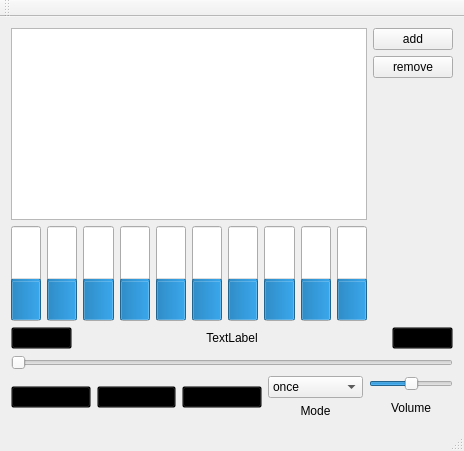
<?xml version="1.0" encoding="UTF-8"?>
<ui version="4.0">
 <class>Player</class>
 <widget class="QMainWindow" name="Player">
  <property name="geometry">
   <rect>
    <x>0</x>
    <y>0</y>
    <width>464</width>
    <height>451</height>
   </rect>
  </property>
  <property name="windowTitle">
   <string>Media Player</string>
  </property>
  <widget class="QWidget" name="centralWidget">
   <layout class="QGridLayout" name="gridLayout_6" rowstretch="6,1,2">
    <item row="0" column="0">
     <layout class="QGridLayout" name="gridLayout_4" rowstretch="1,5" columnstretch="5,1">
      <item row="0" column="0" rowspan="2">
       <layout class="QGridLayout" name="gridLayout_2">
        <item row="0" column="0">
         <widget class="QListWidget" name="listWidget">
          <property name="sizePolicy">
           <sizepolicy hsizetype="Expanding" vsizetype="Expanding">
            <horstretch>0</horstretch>
            <verstretch>0</verstretch>
           </sizepolicy>
          </property>
         </widget>
        </item>
        <item row="1" column="0">
         <layout class="QHBoxLayout" name="horizontalLayout" stretch="2,2,2,2,2,2,2,2,2,2">
          <item>
           <widget class="QProgressBar" name="spec63">
            <property name="sizePolicy">
             <sizepolicy hsizetype="Expanding" vsizetype="Expanding">
              <horstretch>0</horstretch>
              <verstretch>0</verstretch>
             </sizepolicy>
            </property>
            <property name="value">
             <number>40</number>
            </property>
            <property name="textVisible">
             <bool>false</bool>
            </property>
            <property name="orientation">
             <enum>Qt::Vertical</enum>
            </property>
           </widget>
          </item>
          <item>
           <widget class="QProgressBar" name="spec125">
            <property name="sizePolicy">
             <sizepolicy hsizetype="Expanding" vsizetype="Expanding">
              <horstretch>0</horstretch>
              <verstretch>0</verstretch>
             </sizepolicy>
            </property>
            <property name="value">
             <number>40</number>
            </property>
            <property name="textVisible">
             <bool>false</bool>
            </property>
            <property name="orientation">
             <enum>Qt::Vertical</enum>
            </property>
           </widget>
          </item>
          <item>
           <widget class="QProgressBar" name="spec250">
            <property name="sizePolicy">
             <sizepolicy hsizetype="Expanding" vsizetype="Expanding">
              <horstretch>0</horstretch>
              <verstretch>0</verstretch>
             </sizepolicy>
            </property>
            <property name="value">
             <number>40</number>
            </property>
            <property name="textVisible">
             <bool>false</bool>
            </property>
            <property name="orientation">
             <enum>Qt::Vertical</enum>
            </property>
           </widget>
          </item>
          <item>
           <widget class="QProgressBar" name="spec500">
            <property name="sizePolicy">
             <sizepolicy hsizetype="Expanding" vsizetype="Expanding">
              <horstretch>0</horstretch>
              <verstretch>0</verstretch>
             </sizepolicy>
            </property>
            <property name="value">
             <number>40</number>
            </property>
            <property name="textVisible">
             <bool>false</bool>
            </property>
            <property name="orientation">
             <enum>Qt::Vertical</enum>
            </property>
           </widget>
          </item>
          <item>
           <widget class="QProgressBar" name="spec1000">
            <property name="sizePolicy">
             <sizepolicy hsizetype="Expanding" vsizetype="Expanding">
              <horstretch>0</horstretch>
              <verstretch>0</verstretch>
             </sizepolicy>
            </property>
            <property name="value">
             <number>40</number>
            </property>
            <property name="textVisible">
             <bool>false</bool>
            </property>
            <property name="orientation">
             <enum>Qt::Vertical</enum>
            </property>
           </widget>
          </item>
          <item>
           <widget class="QProgressBar" name="spec2000">
            <property name="sizePolicy">
             <sizepolicy hsizetype="Expanding" vsizetype="Expanding">
              <horstretch>0</horstretch>
              <verstretch>0</verstretch>
             </sizepolicy>
            </property>
            <property name="value">
             <number>40</number>
            </property>
            <property name="textVisible">
             <bool>false</bool>
            </property>
            <property name="orientation">
             <enum>Qt::Vertical</enum>
            </property>
           </widget>
          </item>
          <item>
           <widget class="QProgressBar" name="spec4000">
            <property name="sizePolicy">
             <sizepolicy hsizetype="Expanding" vsizetype="Expanding">
              <horstretch>0</horstretch>
              <verstretch>0</verstretch>
             </sizepolicy>
            </property>
            <property name="value">
             <number>40</number>
            </property>
            <property name="textVisible">
             <bool>false</bool>
            </property>
            <property name="orientation">
             <enum>Qt::Vertical</enum>
            </property>
           </widget>
          </item>
          <item>
           <widget class="QProgressBar" name="spec8000">
            <property name="sizePolicy">
             <sizepolicy hsizetype="Expanding" vsizetype="Expanding">
              <horstretch>0</horstretch>
              <verstretch>0</verstretch>
             </sizepolicy>
            </property>
            <property name="value">
             <number>40</number>
            </property>
            <property name="textVisible">
             <bool>false</bool>
            </property>
            <property name="orientation">
             <enum>Qt::Vertical</enum>
            </property>
           </widget>
          </item>
          <item>
           <widget class="QProgressBar" name="spec16000">
            <property name="sizePolicy">
             <sizepolicy hsizetype="Expanding" vsizetype="Expanding">
              <horstretch>0</horstretch>
              <verstretch>0</verstretch>
             </sizepolicy>
            </property>
            <property name="value">
             <number>40</number>
            </property>
            <property name="textVisible">
             <bool>false</bool>
            </property>
            <property name="orientation">
             <enum>Qt::Vertical</enum>
            </property>
           </widget>
          </item>
          <item>
           <widget class="QProgressBar" name="spec20000">
            <property name="sizePolicy">
             <sizepolicy hsizetype="Expanding" vsizetype="Expanding">
              <horstretch>0</horstretch>
              <verstretch>0</verstretch>
             </sizepolicy>
            </property>
            <property name="value">
             <number>40</number>
            </property>
            <property name="textVisible">
             <bool>false</bool>
            </property>
            <property name="orientation">
             <enum>Qt::Vertical</enum>
            </property>
           </widget>
          </item>
         </layout>
        </item>
       </layout>
      </item>
      <item row="0" column="1">
       <layout class="QGridLayout" name="gridLayout_3">
        <item row="1" column="0">
         <widget class="QPushButton" name="remove">
          <property name="sizePolicy">
           <sizepolicy hsizetype="Expanding" vsizetype="Expanding">
            <horstretch>0</horstretch>
            <verstretch>0</verstretch>
           </sizepolicy>
          </property>
          <property name="styleSheet">
           <string notr="true"/>
          </property>
          <property name="text">
           <string>remove</string>
          </property>
         </widget>
        </item>
        <item row="0" column="0">
         <widget class="QPushButton" name="add">
          <property name="sizePolicy">
           <sizepolicy hsizetype="Expanding" vsizetype="Expanding">
            <horstretch>0</horstretch>
            <verstretch>0</verstretch>
           </sizepolicy>
          </property>
          <property name="styleSheet">
           <string notr="true"/>
          </property>
          <property name="text">
           <string>add</string>
          </property>
         </widget>
        </item>
       </layout>
      </item>
      <item row="1" column="1">
       <spacer name="verticalSpacer">
        <property name="orientation">
         <enum>Qt::Vertical</enum>
        </property>
        <property name="sizeHint" stdset="0">
         <size>
          <width>20</width>
          <height>40</height>
         </size>
        </property>
       </spacer>
      </item>
     </layout>
    </item>
    <item row="1" column="0">
     <layout class="QHBoxLayout" name="horizontalLayout_2" stretch="1,5,1">
      <item>
       <widget class="QPushButton" name="previous">
        <property name="styleSheet">
         <string notr="true">background: transparent;</string>
        </property>
        <property name="text">
         <string/>
        </property>
       </widget>
      </item>
      <item>
       <widget class="QLabel" name="currentSong">
        <property name="layoutDirection">
         <enum>Qt::LeftToRight</enum>
        </property>
        <property name="text">
         <string>TextLabel</string>
        </property>
        <property name="alignment">
         <set>Qt::AlignCenter</set>
        </property>
       </widget>
      </item>
      <item>
       <widget class="QPushButton" name="Next">
        <property name="styleSheet">
         <string notr="true">background: transparent;</string>
        </property>
        <property name="text">
         <string/>
        </property>
       </widget>
      </item>
     </layout>
    </item>
    <item row="2" column="0">
     <layout class="QGridLayout" name="gridLayout_5">
      <item row="1" column="0">
       <widget class="QPushButton" name="Pause">
        <property name="sizePolicy">
         <sizepolicy hsizetype="Expanding" vsizetype="Fixed">
          <horstretch>0</horstretch>
          <verstretch>0</verstretch>
         </sizepolicy>
        </property>
        <property name="styleSheet">
         <string notr="true">background: transparent;</string>
        </property>
        <property name="text">
         <string/>
        </property>
       </widget>
      </item>
      <item row="1" column="1">
       <widget class="QPushButton" name="Play">
        <property name="sizePolicy">
         <sizepolicy hsizetype="Expanding" vsizetype="Fixed">
          <horstretch>0</horstretch>
          <verstretch>0</verstretch>
         </sizepolicy>
        </property>
        <property name="styleSheet">
         <string notr="true">background: transparent;</string>
        </property>
        <property name="text">
         <string/>
        </property>
       </widget>
      </item>
      <item row="1" column="2">
       <widget class="QPushButton" name="Stop">
        <property name="sizePolicy">
         <sizepolicy hsizetype="Expanding" vsizetype="Fixed">
          <horstretch>0</horstretch>
          <verstretch>0</verstretch>
         </sizepolicy>
        </property>
        <property name="styleSheet">
         <string notr="true">background: transparent;</string>
        </property>
        <property name="text">
         <string/>
        </property>
       </widget>
      </item>
      <item row="1" column="3">
       <layout class="QGridLayout" name="gridLayout">
        <item row="0" column="0">
         <widget class="QComboBox" name="comboBox">
          <property name="sizePolicy">
           <sizepolicy hsizetype="Expanding" vsizetype="Fixed">
            <horstretch>0</horstretch>
            <verstretch>0</verstretch>
           </sizepolicy>
          </property>
          <item>
           <property name="text">
            <string>once</string>
           </property>
          </item>
          <item>
           <property name="text">
            <string>order</string>
           </property>
          </item>
          <item>
           <property name="text">
            <string>repeat once</string>
           </property>
          </item>
         </widget>
        </item>
        <item row="1" column="0">
         <widget class="QLabel" name="Mode">
          <property name="text">
           <string>Mode</string>
          </property>
          <property name="alignment">
           <set>Qt::AlignCenter</set>
          </property>
         </widget>
        </item>
       </layout>
      </item>
      <item row="1" column="4">
       <layout class="QVBoxLayout" name="verticalLayout">
        <item>
         <widget class="QSlider" name="Volume">
          <property name="value">
           <number>50</number>
          </property>
          <property name="sliderPosition">
           <number>50</number>
          </property>
          <property name="orientation">
           <enum>Qt::Horizontal</enum>
          </property>
         </widget>
        </item>
        <item>
         <widget class="QLabel" name="volumeLabel">
          <property name="text">
           <string>Volume</string>
          </property>
          <property name="alignment">
           <set>Qt::AlignCenter</set>
          </property>
         </widget>
        </item>
       </layout>
      </item>
      <item row="0" column="0" colspan="5">
       <widget class="QSlider" name="Progress">
        <property name="orientation">
         <enum>Qt::Horizontal</enum>
        </property>
       </widget>
      </item>
     </layout>
    </item>
   </layout>
  </widget>
  <widget class="QMenuBar" name="menuBar">
   <property name="geometry">
    <rect>
     <x>0</x>
     <y>0</y>
     <width>464</width>
     <height>25</height>
    </rect>
   </property>
  </widget>
  <widget class="QToolBar" name="mainToolBar">
   <attribute name="toolBarArea">
    <enum>TopToolBarArea</enum>
   </attribute>
   <attribute name="toolBarBreak">
    <bool>false</bool>
   </attribute>
  </widget>
  <widget class="QStatusBar" name="statusBar">
   <property name="sizePolicy">
    <sizepolicy hsizetype="Minimum" vsizetype="Minimum">
     <horstretch>0</horstretch>
     <verstretch>0</verstretch>
    </sizepolicy>
   </property>
  </widget>
  <action name="actionOpen">
   <property name="icon">
    <iconset resource="resources.qrc">
     <normaloff>:/images/icons/open.png</normaloff>:/images/icons/open.png</iconset>
   </property>
   <property name="text">
    <string>Open</string>
   </property>
   <property name="toolTip">
    <string>Open an audio file</string>
   </property>
  </action>
  <action name="actionPlay">
   <property name="icon">
    <iconset resource="resources.qrc">
     <normaloff>:/images/icons/play.png</normaloff>:/images/icons/play.png</iconset>
   </property>
   <property name="text">
    <string>Play</string>
   </property>
   <property name="toolTip">
    <string>Play music</string>
   </property>
  </action>
  <action name="actionStop">
   <property name="icon">
    <iconset resource="resources.qrc">
     <normaloff>:/images/icons/stop.png</normaloff>:/images/icons/stop.png</iconset>
   </property>
   <property name="text">
    <string>Stop</string>
   </property>
   <property name="toolTip">
    <string>Stop music</string>
   </property>
  </action>
  <action name="actionPause">
   <property name="icon">
    <iconset resource="resources.qrc">
     <normaloff>:/images/icons/pause.png</normaloff>:/images/icons/pause.png</iconset>
   </property>
   <property name="text">
    <string>Pause</string>
   </property>
  </action>
 </widget>
 <layoutdefault spacing="6" margin="11"/>
 <resources>
  <include location="resources.qrc"/>
 </resources>
 <connections/>
</ui>
